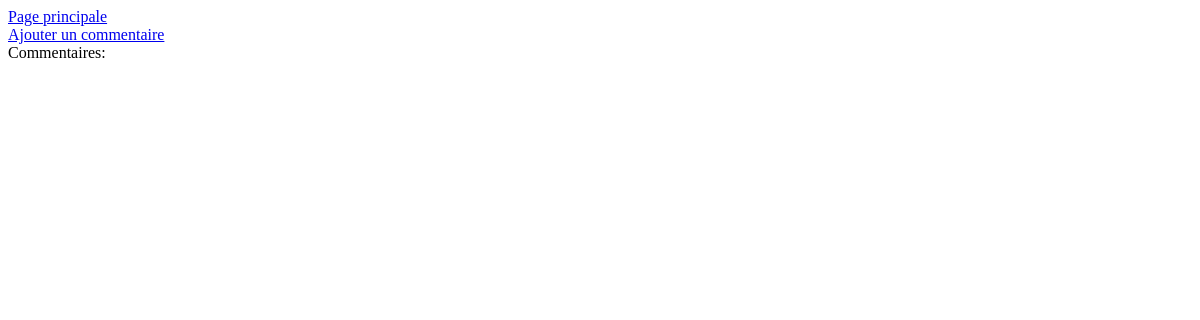
Before: /appfilmo/commentaire/index_com/ with the older database file.
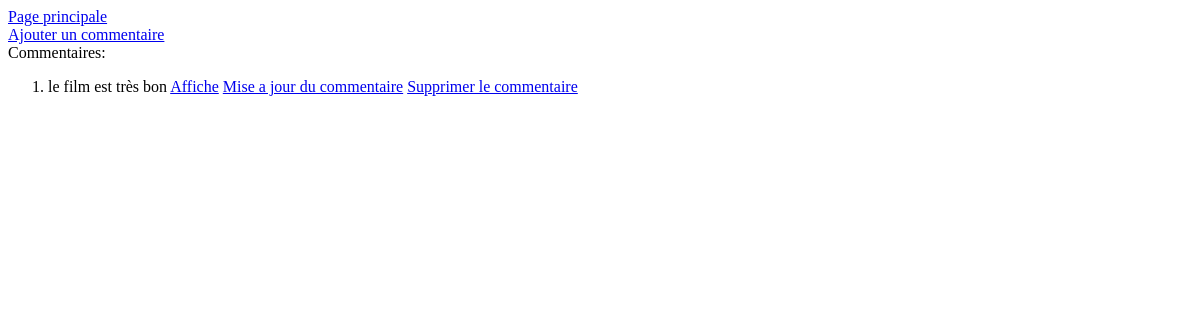
After: the same page with the newer database file.
### appfilmo/models.py (models this page shows, shortened)
class Commentaire(models.Model):
    film = models.ForeignKey('films', on_delete=models.CASCADE, default=None)
    personne = models.ForeignKey('personne', on_delete=models.CASCADE, default=None)
    note = models.IntegerField(validators=[MaxValueValidator(10), MinValueValidator(1)])
    commentaire = models.TextField(null=True, blank=True)
    date = models.DateField(blank=True, null=True)
    def __str__(self):
        return self.commentaire

### appfilmo/views.py (the view)
# urls.py: path('commentaire/index_com/', views.index_com),
def index_com(request):
    liste = list(models.Commentaire.objects.all())
    return render(request, 'appfilmo/commentaire/index_com.html', {"liste": liste})

### appfilmo/templates/appfilmo/commentaire/index_com.html (shortened to what this page needs)
<!DOCTYPE html>
<html lang="en">
<head>
</head>
<body>
<a href="/appfilmo/accueil">Page principale</a>
<br>
<a href="/appfilmo/commentaire/formulaire_com">Ajouter un commentaire</a>
<br>
<a>Commentaires:</a>
<ol>
  {% for l in liste %}
    <li> {{l}}
        <a href="/appfilmo/commentaire/affiche_commentaire/{{l.id}}/">Affiche</a>
        <a href="/appfilmo/commentaire/update_com/{{l.id}}/">Mise a jour du commentaire</a>
        <a href="/appfilmo/commentaire/delete_com/{{l.id}}/">Supprimer le commentaire</a>
    </li>
  {% endfor %}
</ol>
</body>
</html>

Changed rows visible on the page:
added Commentaire: commentaire "le film est très bon"
